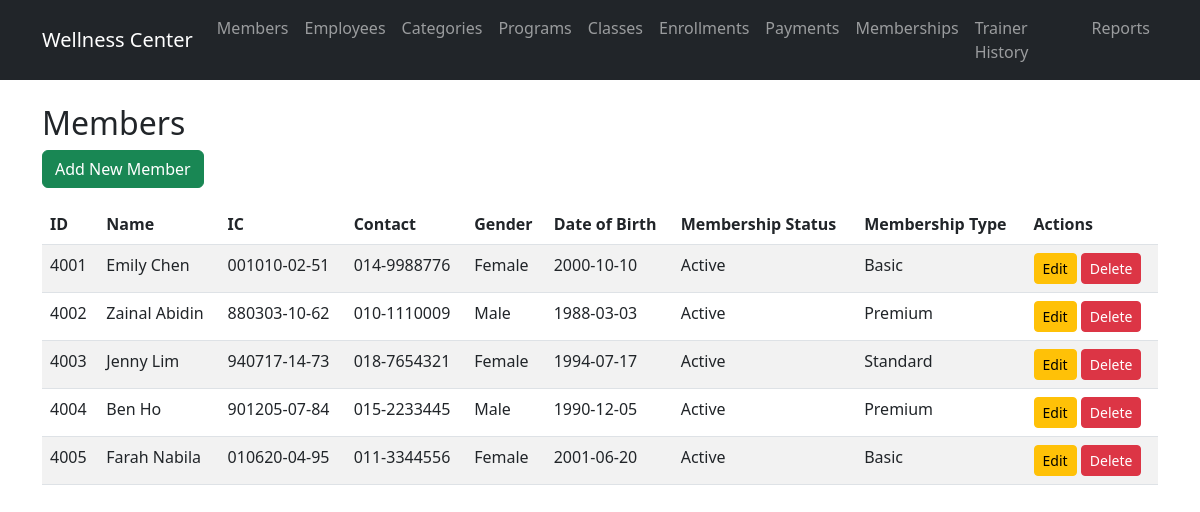
Before: /routes/members/view.php with the older database file.
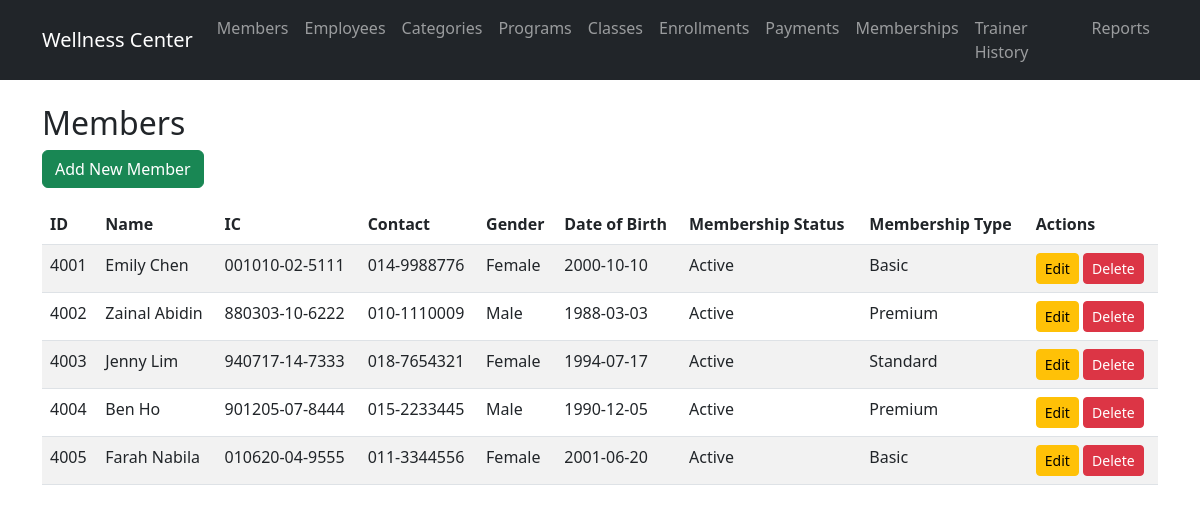
After: the same page with the newer database file.
### tables this page shows
CREATE TABLE `member` (
  `member_id` int(11) NOT NULL,
  `member_name` varchar(100) NOT NULL,
  `member_ic` varchar(20) NOT NULL,
  `member_contact` varchar(30) NOT NULL,
  `gender` varchar(10) DEFAULT NULL,
  `date_of_birth` date DEFAULT NULL,
  `membership_status` varchar(20) DEFAULT NULL,
  `type_id` int(11) DEFAULT NULL
);

CREATE TABLE `membership_type` (
  `type_id` int(11) NOT NULL,
  `type_name` varchar(20) NOT NULL,
  `monthly_fee` decimal(10,2) DEFAULT NULL
);

### models/Member.php (called while the page is built, shortened)
<?php
require_once __DIR__ . '/../config/database.php';
class Member {
    public $pdo;
    public function __construct() {
        global $pdo;
        $this->pdo = $pdo;
    }
    public function getAll() {
        $stmt = $this->pdo->query("SELECT m.*, mt.type_name, mt.monthly_fee FROM member m LEFT JOIN membership_type mt ON m.type_id = mt.type_id");
        return $stmt->fetchAll(PDO::FETCH_ASSOC);
    }
}
?>

### routes/members/view.php (the view, shortened to what this page needs)
<?php
require_once '../../models/Member.php';
$member = new Member();
$members = $member->getAll();
include '../../views/header.php';
?>
<h2>Members</h2>
<a href="create.php" class="btn btn-success mb-3">Add New Member</a>
<table class="table table-striped">
    <thead>
        <tr>
            <th>ID</th>
            <th>Name</th>
            <th>IC</th>
            <th>Contact</th>
            <th>Gender</th>
            <th>Date of Birth</th>
            <th>Membership Status</th>
            <th>Membership Type</th>
            <th>Actions</th>
        </tr>
    </thead>
    <tbody>
        <?php foreach ($members as $m): ?>
        <tr>
            <td><?php echo $m['member_id']; ?></td>
            <td><?php echo $m['member_name']; ?></td>
            <td><?php echo $m['member_ic']; ?></td>
            <td><?php echo $m['member_contact']; ?></td>
            <td><?php echo $m['gender']; ?></td>
            <td><?php echo $m['date_of_birth']; ?></td>
            <td><?php echo $m['membership_status']; ?></td>
            <td><?php echo $m['type_name']; ?></td>
            <td>
                <a href="edit.php?id=<?php echo $m['member_id']; ?>" class="btn btn-warning btn-sm">Edit</a>
                <button type="button" class="btn btn-danger btn-sm" data-bs-toggle="modal" data-bs-target="#deleteModal" data-member-id="<?php echo $m['member_id']; ?>" data-member-name="<?php echo htmlspecialchars($m['member_name']); ?>">Delete</button>
            </td>
        </tr>
        <?php endforeach; ?>
    </tbody>
</table>
<?php include '../../views/footer.php'; ?>

Changed rows visible on the page:
changed member "Emily Chen": member_ic "001010-02-51" → "001010-02-5111"
changed member "Zainal Abidin": member_ic "880303-10-62" → "880303-10-6222"
changed member "Jenny Lim": member_ic "940717-14-73" → "940717-14-7333"
changed member "Ben Ho": member_ic "901205-07-84" → "901205-07-8444"
changed member "Farah Nabila": member_ic "010620-04-95" → "010620-04-9555"
